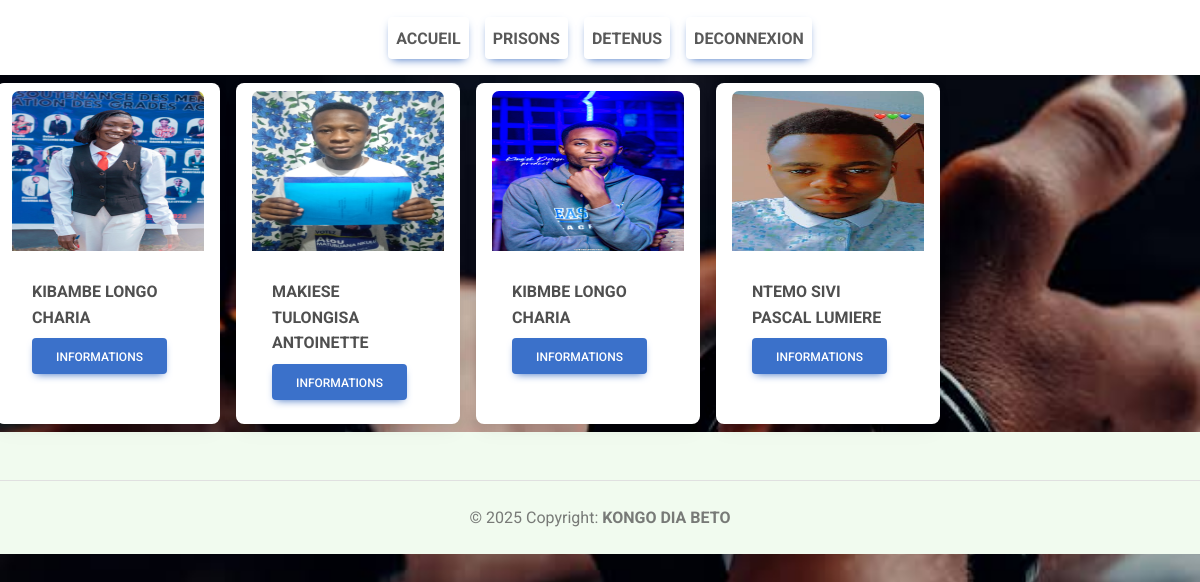
/Detenu/liste/ (signed in), run on the app's committed database.
### DETENUS/models.py (models this page shows, shortened)
class Detenu(models.Model):
    SEXE = [
        ('M', 'M'),
        ('F', 'F'),
    ]
    SENT = [
        ('A MORT', 'A MORT'),
        ('CAPITALE', 'CAPITALE'),
        ('TRAVAUX FORCES', 'TRAVAUX FORCES'),
    ]
    nom = models.CharField(max_length=15)
    postnom = models.CharField(max_length=15)
    prenom = models.CharField(max_length=15)
    profil = models.FileField(upload_to='photo_detenus')
    matricule = models.CharField(max_length=15, unique=True, default=None)
    sexe = models.CharField(max_length=15, choices=SEXE, default=None)
    date_de_naissance = models.DateField()
    lieu_de_naissance = models.CharField(max_length=100)
    motif = models.CharField(max_length=500)
    peine = models.CharField(max_length=20, choices=SENT, default=None)
    condamne_par = models.ForeignKey(Agent, on_delete=models.CASCADE, default=None)
    prison_incarceree = models.ForeignKey(Prison, on_delete=models.CASCADE, default=None)
    date_entree = models.DateField()
    date_sortie = models.DateField(null=True, blank=True)
    cellule = models.CharField(max_length=15)
    dossiers = models.ManyToManyField(Dossier, blank=True)
    est_libere = models.BooleanField(default=False)
    duree = models.CharField(max_length=50, blank=True, null=True)

### DETENUS/views.py (the view)
# urls.py: path('liste/', views.listDetenu, name='listDetenu'),
def listDetenu(request):
    utilisateur = Utilisateur.objects.get(nom_utilisateur=request.session.get('nom_utilisateur'))
    if utilisateur.is_superuser:
        LDET = Detenu.objects.all()
    else:
        territoire_id = utilisateur.territoire.id
        LDET = Detenu.objects.filter(prison_incarceree__territoire_id=territoire_id)
    return render(request, 'Detenu/listPrisonnier.html', {'LDET': LDET})

### templates/Detenu/listPrisonnier.html
{% extends 'Detenu/base.html' %}
{% load static %}
{% block content %}
<body>
{% if LDET  %}
<div class="row">
    {% for Detenu in LDET %}
    <div class="card m-2" style="max-width: 14rem; max-height: 25rem;">
        <div class="mt-1 p-1">
            <img src="{{ Detenu.profil.url }}" style="width: 12rem; height: 10rem;"  class="card-img-top" alt="Sunset Over the Sea"/>
        </div>
        <div class="card-body">
            <label class="card-title" for=""><strong> {{Detenu.nom}}  {{Detenu.postnom}}  {{Detenu.prenom}} </strong></label>
            <a href="{% url 'detenuInfo' Detenu.id %}" class="btn btn-primary">INFORMATIONS</a>
        </div>
      </div>
{% endfor %}
</div>
{% else  %}
<h4 class="text-center alert alert alert-success">PAS D'ENREGISTRMENT</h4>
{% endif  %}
</body>
{% endblock content %}

### templates/Detenu/base.html (shortened to what this page needs)
{% load static %}
<!DOCTYPE html>
<html lang="fr">
  <head>
    <link
      rel="stylesheet"
      href="https://cdnjs.cloudflare.com/ajax/libs/font-awesome/6.0.0/css/all.min.css"
    />
    <link rel="stylesheet" href="{% static 'css/mdb.min.css' %}" />
    <link rel="stylesheet" href="{% static 'DETENUS/static/css/style.css'%}">
  </head>
<header>
  <nav class="navbar navbar-expand-lg bg-body">
    <div class=" rox container-fluid">
      <div class="col-lg-7 collapse navbar-collapse" id="navbarNav">
        <ul class="navbar-nav me-auto mb-2 mb-lg-0 text-center mx-auto">
          <li class="nav-item active">
            <a class="nav-link btn btn-primary m-2" aria-current="page" href="{% url 'accueil' %}"><strong>ACCUEIL</strong></a>
          </li>
          <li class="nav-item ">
            <a class="nav-link btn btn-primary m-2" href="{% url 'Ajout_Prison'%}"><strong>PRISONS</strong></a>
          </li>
          <li class="nav-item ">
            <a class="nav-link btn btn-primary m-2" href="{% url 'Ajout' %}"><strong>DETENUS</strong></a>
          </li>
          <li class="nav-item ">
            <a class="nav-link btn btn-primary m-2" href="{% url 'logout' %}"><strong>DECONNEXION</strong></a>
          </li>
        </ul>
      </div>
    </div>
  </nav>
</header>
{% block content %}
{% endblock content%}
<footer class="text-center text-lg-start bg-body-tertiary text-muted">
  <section class=" ext-center p-4 d-flex justify-content-center justify-content-lg-between p-4 border-bottom" style="background-color: rgba(73, 253, 28, 0.05);">
  </section>
  <div class="text-center p-4" style="background-color: rgba(73, 253, 28, 0.05);">
    © 2025 Copyright:
    <a class="text-reset fw-bold" href="">KONGO DIA BETO</a>
  </div>
</footer>
</html>

### DETENUS/static/css/style.css (style rules this page uses)
body { background-image: url('../img/6.jpeg'); background-color: rgb(255, 255, 255); background-size: 100%; background-position: none; background-repeat: no-repeat; }

### data on the page
Detenu: profil (picture), nom "KIBAMBE", postnom "LONGO", prenom "CHARIA"
Detenu: profil (picture), nom "MAKIESE", postnom "TULONGISA", prenom "ANTOINETTE"
Detenu: profil (picture), nom "KIBMBE", postnom "LONGO", prenom "CHARIA"
Detenu: profil (picture), nom "NTEMO SIVI", postnom "PASCAL", prenom "LUMIERE"
